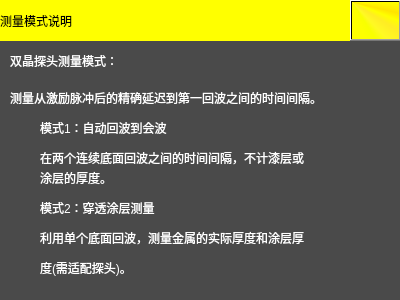
<?xml version="1.0" encoding="UTF-8"?>
<ui version="4.0">
 <class>Dialog_set</class>
 <widget class="QDialog" name="Dialog_set">
  <property name="geometry">
   <rect>
    <x>0</x>
    <y>0</y>
    <width>400</width>
    <height>300</height>
   </rect>
  </property>
  <property name="windowTitle">
   <string>Dialog</string>
  </property>
  <property name="styleSheet">
   <string notr="true">background-color: rgb(74, 74, 74);</string>
  </property>
  <widget class="QLabel" name="label">
   <property name="geometry">
    <rect>
     <x>0</x>
     <y>0</y>
     <width>401</width>
     <height>41</height>
    </rect>
   </property>
   <property name="styleSheet">
    <string notr="true">font: 14pt &quot;Agency FB&quot;;
background-color: rgb(255, 255, 0);</string>
   </property>
   <property name="text">
    <string>测量模式说明</string>
   </property>
  </widget>
  <widget class="QLabel" name="label_2">
   <property name="geometry">
    <rect>
     <x>10</x>
     <y>50</y>
     <width>211</width>
     <height>21</height>
    </rect>
   </property>
   <property name="styleSheet">
    <string notr="true">font: 12pt &quot;Agency FB&quot;;
color: rgb(255, 255, 255);</string>
   </property>
   <property name="text">
    <string>双晶探头测量模式：</string>
   </property>
  </widget>
  <widget class="QLabel" name="label_3">
   <property name="geometry">
    <rect>
     <x>10</x>
     <y>90</y>
     <width>391</width>
     <height>16</height>
    </rect>
   </property>
   <property name="styleSheet">
    <string notr="true">color: rgb(255, 255, 255);</string>
   </property>
   <property name="text">
    <string>测量从激励脉冲后的精确延迟到第一回波之间的时间间隔。</string>
   </property>
  </widget>
  <widget class="QLabel" name="label_4">
   <property name="geometry">
    <rect>
     <x>40</x>
     <y>120</y>
     <width>171</width>
     <height>16</height>
    </rect>
   </property>
   <property name="styleSheet">
    <string notr="true">color: rgb(255, 255, 255);
font: 75 10pt &quot;Agency FB&quot;;</string>
   </property>
   <property name="text">
    <string>模式1：自动回波到会波</string>
   </property>
  </widget>
  <widget class="QLabel" name="label_5">
   <property name="geometry">
    <rect>
     <x>40</x>
     <y>200</y>
     <width>171</width>
     <height>16</height>
    </rect>
   </property>
   <property name="styleSheet">
    <string notr="true">color: rgb(255, 255, 255);
font: 75 10pt &quot;Agency FB&quot;;</string>
   </property>
   <property name="text">
    <string>模式2：穿透涂层测量</string>
   </property>
  </widget>
  <widget class="QLabel" name="label_6">
   <property name="geometry">
    <rect>
     <x>40</x>
     <y>150</y>
     <width>341</width>
     <height>16</height>
    </rect>
   </property>
   <property name="styleSheet">
    <string notr="true">color: rgb(255, 255, 255);</string>
   </property>
   <property name="text">
    <string>在两个连续底面回波之间的时间间隔，不计漆层或</string>
   </property>
  </widget>
  <widget class="QLabel" name="label_7">
   <property name="geometry">
    <rect>
     <x>40</x>
     <y>170</y>
     <width>341</width>
     <height>16</height>
    </rect>
   </property>
   <property name="styleSheet">
    <string notr="true">color: rgb(255, 255, 255);</string>
   </property>
   <property name="text">
    <string>涂层的厚度。</string>
   </property>
  </widget>
  <widget class="QLabel" name="label_8">
   <property name="geometry">
    <rect>
     <x>40</x>
     <y>230</y>
     <width>341</width>
     <height>16</height>
    </rect>
   </property>
   <property name="styleSheet">
    <string notr="true">color: rgb(255, 255, 255);</string>
   </property>
   <property name="text">
    <string>利用单个底面回波，测量金属的实际厚度和涂层厚</string>
   </property>
  </widget>
  <widget class="QLabel" name="label_9">
   <property name="geometry">
    <rect>
     <x>40</x>
     <y>260</y>
     <width>341</width>
     <height>16</height>
    </rect>
   </property>
   <property name="styleSheet">
    <string notr="true">color: rgb(255, 255, 255);</string>
   </property>
   <property name="text">
    <string>度(需适配探头)。</string>
   </property>
  </widget>
  <widget class="QPushButton" name="pushButton">
   <property name="geometry">
    <rect>
     <x>350</x>
     <y>0</y>
     <width>51</width>
     <height>41</height>
    </rect>
   </property>
   <property name="styleSheet">
    <string notr="true">background-image: url(:/image/images/close.png);
background-color: qconicalgradient(cx:0, cy:0, angle:135, stop:0 rgba(255, 255, 0, 69), stop:0.375 rgba(255, 255, 0, 69), stop:0.423533 rgba(251, 255, 0, 145), stop:0.45 rgba(247, 255, 0, 208), stop:0.477581 rgba(255, 244, 71, 130), stop:0.518717 rgba(255, 218, 71, 130), stop:0.55 rgba(255, 255, 0, 255), stop:0.57754 rgba(255, 203, 0, 130), stop:0.625 rgba(255, 255, 0, 69), stop:1 rgba(255, 255, 0, 69));</string>
   </property>
   <property name="text">
    <string/>
   </property>
  </widget>
 </widget>
 <resources/>
 <connections/>
</ui>
